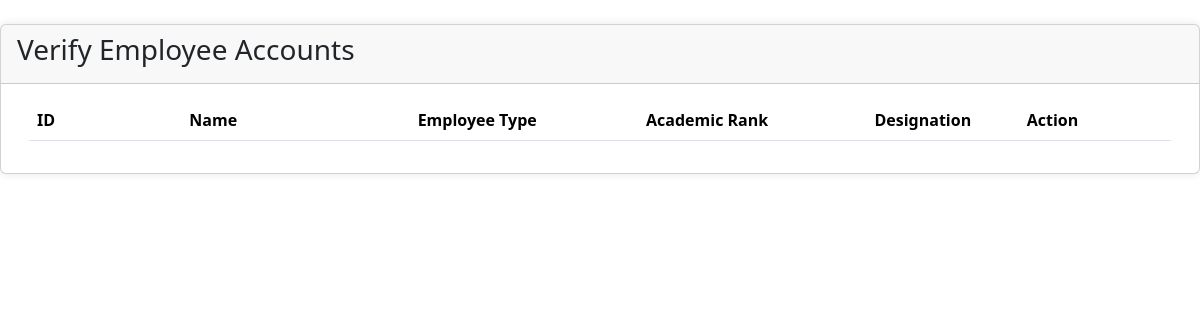
Page /admin/verify_acc.php (signed in) on the earlier database version.
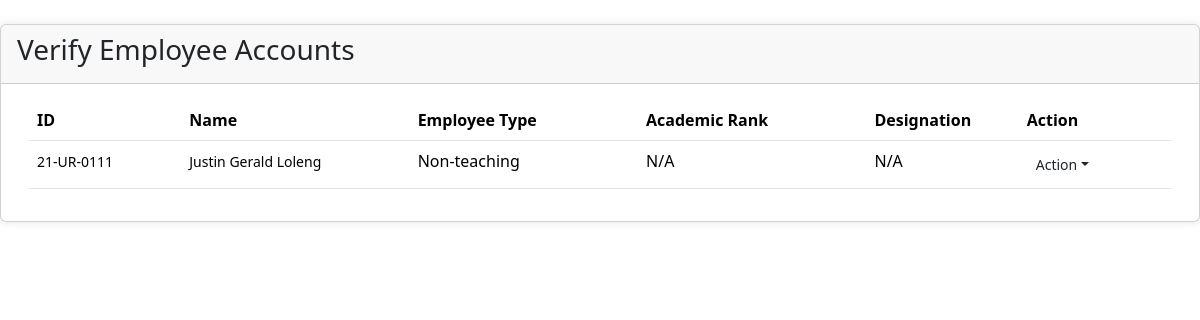
Same page on the later database version.
### tables this page shows
CREATE TABLE `employee` (
  `employee_id` varchar(20) NOT NULL,
  `username` varchar(50) NOT NULL,
  `password` varchar(50) NOT NULL,
  `acc_status` varchar(50) NOT NULL,
  `fname` varchar(25) NOT NULL,
  `mname` varchar(255) NOT NULL,
  `lname` varchar(20) NOT NULL,
  `sick_credits` float DEFAULT NULL,
  `vacation_credits` float DEFAULT NULL,
  `birthdate` date NOT NULL,
  `contact` int(11) NOT NULL,
  `address` varchar(100) NOT NULL,
  `department` int(11) NOT NULL,
  `employee_type` int(11) NOT NULL,
  `academic_rank` int(11) DEFAULT NULL,
  `designation` int(11) DEFAULT NULL
);

CREATE TABLE `employee_type` (
  `type_id` int(11) NOT NULL,
  `type_name` varchar(50) NOT NULL
);

### admin/verify_acc.php (the view, shortened to what this page needs)
<?php
    require('../config.php');
?>
<!DOCTYPE html>
<html lang="en">
<head>
    <link rel="stylesheet" href="../css/contents.css?ver=0001">
    <link href="https://cdn.jsdelivr.net/npm/bootstrap@5.3.3/dist/css/bootstrap.min.css" rel="stylesheet">
    <link rel="stylesheet" type="text/css" href="https://cdn.datatables.net/1.11.5/css/dataTables.bootstrap4.min.css">
</head>
<body>
<div class="card card-outline card-primary mt-4" id="load-content">
	<div class="card-header d-flex justify-content-between">
		<h3 class="card-title">Verify Employee Accounts</h3>
	</div>
	<div class="card-body">
        <div class="container-fluid">
			<table id="tableData" class="table table-hover table-stripped">
				<colgroup>
                    <col width="10%">
					<col width="15%">
					<col width="15%">
					<col width="15%">
					<col width="10%">
					<col width="10%">
				</colgroup>
				<thead>
					<tr>
						<th>ID</th>
						<th>Name</th>
						<th>Employee Type</th>
						<th>Academic Rank</th>
						<th>Designation</th>
						<th>Action</th>
					</tr>
				</thead>
				<tbody>
                        <?php
                            if(isset($_SESSION['department'])){
                                $adminDept = $_SESSION['department'];
                            }
                            $counter = 0;
                            $empVerifySql = $con -> query("SELECT employee.employee_id, employee.fname, employee.lname, employee_type.type_name, academic_rank.rank_name, designation.designation_name
                            FROM employee
                            LEFT JOIN employee_leave ON employee.employee_id = employee_leave.employee_id
                            LEFT JOIN leave_type ON employee_leave.leave_type = leave_type.type_id
                            LEFT JOIN employee_type ON employee.employee_type = employee_type.type_id
                            LEFT JOIN academic_rank ON employee.academic_rank = academic_rank.rank_id
                            LEFT JOIN designation ON employee.designation = designation.designation_id
                            WHERE employee.acc_status = 'Pending' AND employee.department = '$adminDept'
                            ");
                            while($employee = $empVerifySql -> fetch_assoc()){
                            $counter++;
                        ?>
						<tr>
							<td>
                            <small> <?=$employee['employee_id']?></small><br>
                            </td>
							<td>
								<small><?=$employee['fname'] . ' ' . $employee['lname']?> </small>
                            </td>
							<td><?=$employee['type_name']?></td>
							<td><?=$employee['rank_name'] ?? 'N/A' ?></td>
							<td><?=$employee['designation_name'] ?? 'N/A' ?></td>
							<td>
                            <div class="dropdown">
                                <button class="btn btn-flat btn-default btn-sm dropdown-toggle" onclick="toggleDropdown(<?=$counter?>)" aria-expanded="false">Action</button>
                            </div>
							</td>
						</tr>
                        <?php
                            }
                        ?>
				</tbody>
			</table>
		</div>
	</div>
</div>
</body>
</html>

Differences in the rows shown:
added employee: employee_id "21-UR-0111", fname "Justin Gerald", lname "Loleng", employee_type.type_name "Non-teaching", rank_name "N/A", designation_name "N/A"
